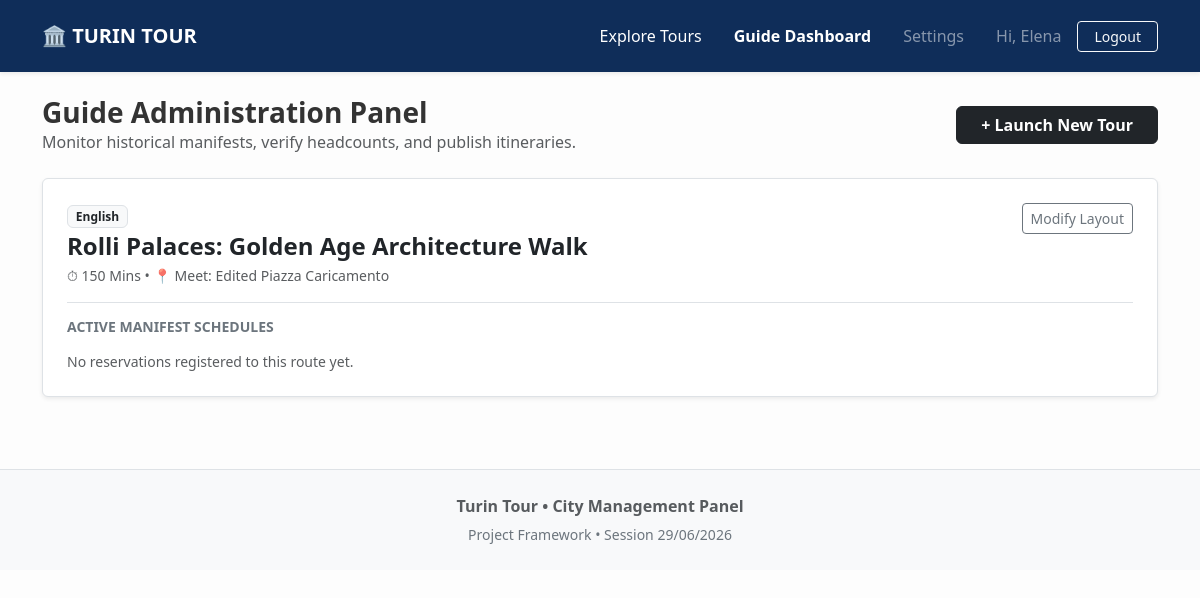
The app's page /guide/dashboard (signed in) with its own data.
### tables this page shows
CREATE TABLE users(
    id INTEGER PRIMARY KEY AUTOINCREMENT,
    email TEXT NOT NULL UNIQUE,
    password_hash TEXT NOT NULL,
    first_name TEXT NOT NULL,
    last_name TEXT NOT NULL,
    role TEXT NOT NULL CHECK(role IN ('guide', 'participant','admin')),
    languages TEXT
);

CREATE TABLE tours (
    id INTEGER PRIMARY KEY AUTOINCREMENT,
    guide_id INTEGER NOT NULL,
    title TEXT NOT NULL,
    meeting_point TEXT NOT NULL,
    duration INTEGER NOT NULL, -- Stored explicitly in minutes
    language TEXT NOT NULL CHECK(language IN ('Italian', 'English', 'Spanish', 'Portuguese', 'German')),
    max_participants INTEGER NOT NULL,
    description TEXT NOT NULL,
    FOREIGN KEY (guide_id) REFERENCES users(id) ON DELETE CASCADE
);

### routes/guides_route.py (the view)
@guides_bp.route('/dashboard')
@login_required
def dashboard():
    if not current_user.is_guide:
        return "Access Forbidden", 403
    tours = get_tours_by_guide(current_user.id)
    for tour in tours:
        tour['metrics'] = get_guide_tour_metrics(tour['id'])
    return render_template('guides_dashboard.html',tours=tours)

### dao/db.py (called while the page is built)
def get_db_connection():
    db_path = "database.db"
    conn = sqlite3.connect(db_path)
    conn.execute("PRAGMA foreign_keys = ON;")
    conn.row_factory = sqlite3.Row
    return conn

### dao/reservation_dao.py (called while the page is built, shortened)
def get_guide_tour_metrics(tour_id):
    conn = get_db_connection()
    dates_rows = conn.execute("SELECT DISTINCT tour_date FROM reservations WHERE tour_id = ? ORDER BY tour_date DESC", (tour_id,)).fetchall()
    metrics = []
    conn.close()
    return metrics

### dao/tours_dao.py (called while the page is built)
def get_tours_by_guide(guide_id):
    conn = get_db_connection()
    rows = conn.execute("SELECT * FROM tours WHERE guide_id = ?", (guide_id,)).fetchall()
    tours_list = [dict(r) for r in rows]
    conn.close()
    return tours_list

### dao/user_dao.py (called while the page is built)
def get_user_by_id(user_id):
    conn = get_db_connection()
    row = conn.execute("SELECT * FROM users WHERE id = ?", (user_id,)).fetchone()
    conn.close()
    if not row:
        return None
    langs = row['languages'].split(',') if row['languages'] else []
    return User(row['id'], row['email'], row['first_name'], row['last_name'], row['role'], langs)

### models.py (called while the page is built)
    @property
    def is_guide(self):
        return self.role == 'guide'

### templates/guides_dashboard.html (shortened to what this page needs)
{% extends 'base.html' %}
{% block content %}
<div class="d-flex justify-content-between align-items-center mb-4">
    <div>
        <h3 class="fw-bold mb-0">Guide Administration Panel</h3>
        <p class="text-muted mb-0">Monitor historical manifests, verify headcounts, and publish itineraries.</p>
    </div>
    <a href="{{ url_for('guides_route.create_new_tour') }}" class="btn btn-dark fw-semibold px-4">+ Launch New Tour</a>
</div>
<div class="row">
    <div class="col-12">
        {% if tours %}
            {% for tour in tours %}
                <div class="card border shadow-sm mb-4 p-4 bg-white rounded">
                    <div class="d-flex justify-content-between align-items-start border-bottom pb-3 mb-3">
                        <div>
                            <span class="badge bg-light text-dark border mb-1">{{ tour.language }}</span>
                            <h4 class="fw-bold text-dark mb-1">{{ tour.title }}</h4>
                            <p class="text-muted small mb-0">⏱ {{ tour.duration }} Mins &bull; 📍 Meet: {{ tour.meeting_point }}</p>
                        </div>
                        <a href="{{ url_for('guides_route.edit_tour', tour_id=tour.id) }}" class="btn btn-outline-secondary btn-sm">Modify Layout</a>
                    </div>
                    <h6 class="fw-bold text-secondary mb-3 text-uppercase tracking-wider small">Active Manifest Schedules</h6>
                    {% if tour.metrics %}
                        <div class="row row-cols-1 row-cols-md-2 g-3">
                            {% for run in tour.metrics %}
                                <div class="col">
                                    <div class="card bg-light border-0 border-start border-3 border-secondary p-3 h-100">
                                        <div class="d-flex justify-content-between align-items-center mb-2">
                                            <span class="fw-bold text-dark small">{{ run.date }}</span>
                                            <span class="badge bg-dark">Pax Expected: {{ run.total_expected }}</span>
                                        </div>
                                        <div class="mb-3">
                                            <ul class="list-unstyled small text-secondary ps-0 mb-0">
                                                {% for b in run.manifest %}
                                                    <li class="border-bottom py-1">
                                                        <strong>{{ b.lead_name }}</strong> ({{ b.count }} seats)<br>
                                                        {% if b.guests %}
                                                            <span class="text-muted text-xs ms-1">Names: {{ b.guests|join(', ') }}</span>
                                                        {% endif %}
                                                    </li>
                                                {% endfor %}
                                            </ul>
                                        </div>
                                        <div class="mt-auto pt-2 border-top">
                                            {% if run.is_reported %}
                                                <div class="text-success small fw-bold d-flex justify-content-between align-items-center">
                                                    <span>✅ Confirmed Headcount:</span>
                                                    <span>{{ run.report_data.actual_count }}</span>
                                                </div>
                                            {% elif run.eligible_for_report %}
                                                <a href="{{ url_for('guides_route.report_tour', tour_id=tour.id, date_str=run.date) }}" class="btn btn-danger btn-sm w-100 fw-semibold">Submit Report</a>
                                            {% else %}
                                                <span class="text-muted small bg-white border d-block p-1 text-center rounded">Awaiting scheduled execution date</span>
                                            {% endif %}
                                        </div>
                                    </div>
                                </div>
                            {% endfor %}
                        </div>
                    {% else %}
                        <p class="text-muted small mb-0">No reservations registered to this route yet.</p>
                    {% endif %}
                </div>
            {% endfor %}
        {% endif %}
    </div>
</div>
{% endblock %}

### templates/base.html (shortened to what this page needs)
<!DOCTYPE html>
<html lang="en">
<head>
    <link href="https://cdn.jsdelivr.net/npm/bootstrap@5.3.0/dist/css/bootstrap.min.css" rel="stylesheet">
</head>
<body>
    <nav class="navbar navbar-expand-lg navbar-dark shadow-sm py-3">
        <div class="container">
            <a class="navbar-brand fw-bold" href="{{ url_for('main_route.index') }}">🏛️ TURIN TOUR</a>
            <div class="collapse navbar-collapse" id="navbarNav">
                <ul class="navbar-nav ms-auto align-items-center gap-3">
                    <li class="nav-item"><a class="nav-link text-white" href="{{ url_for('main_route.index') }}">Explore Tours</a></li>
                    {% if current_user.is_authenticated %}
                        {% if current_user.is_guide %}
                            <li class="nav-item"><a class="nav-link text-white fw-bold" href="{{ url_for('guides_route.dashboard') }}">Guide Dashboard</a></li>
                            <li class="nav-item"><a class="nav-link text-white-50" href="{{ url_for('guides_route.profile') }}">Settings</a></li>
                        {% elif current_user.is_admin %}
                            <li class="nav-item"><a class="nav-link text-white fw-bold" href="{{ url_for('admin_route.dashboard') }}">Admin Dashboard</a></li>
                            <li class="nav-item"><a class="nav-link text-white-50" href="{{ url_for('admin_route.profile') }}">Settings</a></li>
                        {% else %}
                            <li class="nav-item"><a class="nav-link text-white fw-bold" href="{{ url_for('participants_route.dashboard') }}">My Agenda</a></li>
                            <li class="nav-item"><a class="nav-link text-white-50" href="{{ url_for('participants_route.profile') }}">Settings</a></li>
                        {% endif %}
                        <li class="nav-item navbar-text text-white-50 ps-2">Hi, {{ current_user.first_name }}</li>
                        <li class="nav-item"><a class="btn btn-outline-light btn-sm px-3" href="{{ url_for('auth_route.logout') }}">Logout</a></li>
                    {% endif %}
                </ul>
            </div>
        </div>
    </nav>
    <div class="container my-4">
        {% block content %}{% endblock %}
    </div>
    <footer class="bg-light text-muted text-center py-4 mt-5 border-top">
        <div class="container">
            <p class="mb-1 fw-semibold">Turin Tour &bull; City Management Panel</p>
            <small class="text-secondary">Project Framework &bull; Session 29/06/2026</small>
        </div>
    </footer>
</body>
</html>

### templates/base.html (style rules this page uses)
body { background-color: #fdfdfd; color: #333333; font-family: system-ui, -apple-system, sans-serif; }
.navbar { background-color: #0f2d59 !important; }

### records on screen
users: first_name "Elena"
tours: language "English", title "Rolli Palaces: Golden Age Architecture Walk", duration "150", meeting_point "Edited Piazza Caricamento"
